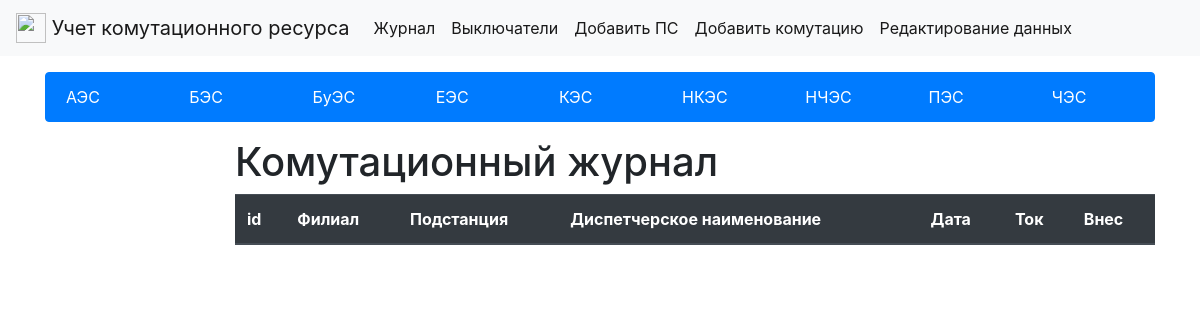
/branch_jur/1/, run on the app's committed database.
### accounting/models.py (models this page shows, shortened)
class NameOfBranch(models.Model):
    name = models.CharField(max_length=150, verbose_name="Наименование Филиала")
    class Meta:
        verbose_name = 'Филиал'
        verbose_name_plural = 'Филиалы'
        ordering = ['name']

### accounting/views.py (the view)
# urls.py: path('branch_jur/<int:branch_id>/', branch_jur, name='branch_jur'),
def branch_jur(request, branch_id):
    journal = CommutationJournal.objects.filter(branch_id=branch_id)
    substations = NameOfSubstation.objects.filter(branch_id=branch_id)
    branchs = NameOfBranch.objects.all()
    return render(request, 'accounting/branch_jur.html', {'commutation_journal': journal, 'substations': substations, 'branchs': branchs, 'title': 'Комутационный журнал'})

### accounting/templates/accounting/branch_jur.html (shortened to what this page needs)
{% extends 'base.html' %}
{% block branch %}
    {% for i in branchs %}
    <a href="/branch_jur/{{ i.pk }}" class="list-group-item list-group-item-action active"> {{ i.name }}</a>
    {% endfor %}
{% endblock %}
{% block substation %}
<br>
{% endblock %}
{% block content %}
<h1>{{title}}</h1>
<table class="table">
    <thead class="thead-dark">
    <tr>
        <th scope="col"> id </th>
        <th scope="col"> Филиал </th>
        <th scope="col"> Подстанция </th>
        <th scope="col"> Диспетчерское наименование </th>
        <th scope="col"> Дата </th>
        <th scope="col"> Ток </th>
        <th scope="col"> Внес </th>
    </tr>
    </thead>
</table>
{% endblock %}

### data on the page
NameOfBranch: name "АЭС"
NameOfBranch: name "БЭС"
NameOfBranch: name "БуЭС"
NameOfBranch: name "ЕЭС"
NameOfBranch: name "КЭС"
NameOfBranch: name "НКЭС"
NameOfBranch: name "НЧЭС"
NameOfBranch: name "ПЭС"
NameOfBranch: name "ЧЭС"

### other printed values
{{ title }} "Комутационный журнал"
